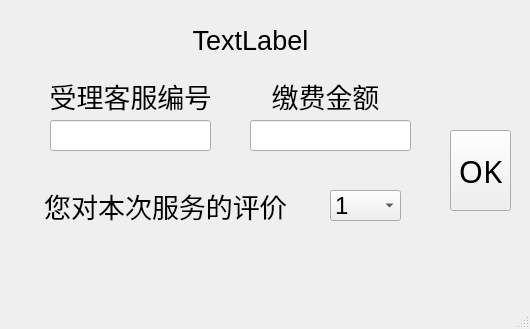
<?xml version="1.0" encoding="UTF-8"?>
<ui version="4.0">
 <class>payWin</class>
 <widget class="QMainWindow" name="payWin">
  <property name="geometry">
   <rect>
    <x>0</x>
    <y>0</y>
    <width>530</width>
    <height>329</height>
   </rect>
  </property>
  <property name="windowTitle">
   <string>MainWindow</string>
  </property>
  <widget class="QWidget" name="centralwidget">
   <widget class="QLabel" name="LabelInfo">
    <property name="geometry">
     <rect>
      <x>70</x>
      <y>10</y>
      <width>361</width>
      <height>61</height>
     </rect>
    </property>
    <property name="font">
     <font>
      <pointsize>20</pointsize>
     </font>
    </property>
    <property name="text">
     <string>TextLabel</string>
    </property>
    <property name="alignment">
     <set>Qt::AlignCenter</set>
    </property>
   </widget>
   <widget class="QLabel" name="label_2">
    <property name="geometry">
     <rect>
      <x>260</x>
      <y>80</y>
      <width>131</width>
      <height>31</height>
     </rect>
    </property>
    <property name="font">
     <font>
      <pointsize>20</pointsize>
     </font>
    </property>
    <property name="text">
     <string>缴费金额</string>
    </property>
    <property name="alignment">
     <set>Qt::AlignCenter</set>
    </property>
   </widget>
   <widget class="QLabel" name="label_3">
    <property name="geometry">
     <rect>
      <x>50</x>
      <y>80</y>
      <width>161</width>
      <height>31</height>
     </rect>
    </property>
    <property name="font">
     <font>
      <pointsize>20</pointsize>
     </font>
    </property>
    <property name="text">
     <string>受理客服编号</string>
    </property>
    <property name="alignment">
     <set>Qt::AlignCenter</set>
    </property>
   </widget>
   <widget class="QLineEdit" name="lineEditCSID">
    <property name="geometry">
     <rect>
      <x>50</x>
      <y>120</y>
      <width>161</width>
      <height>31</height>
     </rect>
    </property>
    <property name="font">
     <font>
      <pointsize>20</pointsize>
     </font>
    </property>
   </widget>
   <widget class="QLineEdit" name="lineEditMoney">
    <property name="geometry">
     <rect>
      <x>250</x>
      <y>120</y>
      <width>161</width>
      <height>31</height>
     </rect>
    </property>
    <property name="font">
     <font>
      <pointsize>20</pointsize>
     </font>
    </property>
   </widget>
   <widget class="QPushButton" name="pushButton">
    <property name="geometry">
     <rect>
      <x>450</x>
      <y>130</y>
      <width>61</width>
      <height>81</height>
     </rect>
    </property>
    <property name="font">
     <font>
      <family>Adobe Garamond Pro Bold</family>
      <pointsize>23</pointsize>
     </font>
    </property>
    <property name="text">
     <string>OK</string>
    </property>
   </widget>
   <widget class="QComboBox" name="comboBox">
    <property name="geometry">
     <rect>
      <x>330</x>
      <y>190</y>
      <width>71</width>
      <height>31</height>
     </rect>
    </property>
    <property name="font">
     <font>
      <pointsize>18</pointsize>
     </font>
    </property>
    <property name="editable">
     <bool>false</bool>
    </property>
    <item>
     <property name="text">
      <string>1</string>
     </property>
    </item>
    <item>
     <property name="text">
      <string>2</string>
     </property>
    </item>
    <item>
     <property name="text">
      <string>3</string>
     </property>
    </item>
    <item>
     <property name="text">
      <string>4</string>
     </property>
    </item>
    <item>
     <property name="text">
      <string>5</string>
     </property>
    </item>
    <item>
     <property name="text">
      <string>6</string>
     </property>
    </item>
    <item>
     <property name="text">
      <string>7</string>
     </property>
    </item>
    <item>
     <property name="text">
      <string>8</string>
     </property>
    </item>
    <item>
     <property name="text">
      <string>9</string>
     </property>
    </item>
    <item>
     <property name="text">
      <string>10</string>
     </property>
    </item>
   </widget>
   <widget class="QLabel" name="label_4">
    <property name="geometry">
     <rect>
      <x>40</x>
      <y>190</y>
      <width>251</width>
      <height>31</height>
     </rect>
    </property>
    <property name="font">
     <font>
      <pointsize>20</pointsize>
     </font>
    </property>
    <property name="text">
     <string>您对本次服务的评价</string>
    </property>
    <property name="alignment">
     <set>Qt::AlignCenter</set>
    </property>
   </widget>
  </widget>
  <widget class="QMenuBar" name="menubar">
   <property name="geometry">
    <rect>
     <x>0</x>
     <y>0</y>
     <width>530</width>
     <height>23</height>
    </rect>
   </property>
  </widget>
  <widget class="QStatusBar" name="statusbar"/>
 </widget>
 <resources/>
 <connections/>
</ui>
